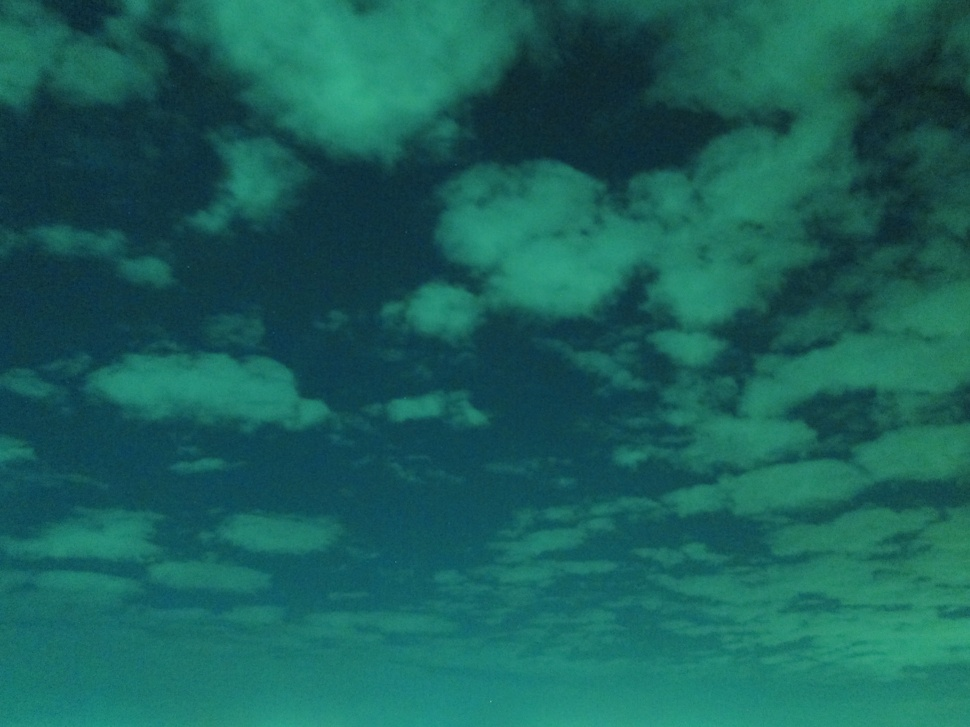
#> input picture Semantic_Segmentation_Model_for_Mask_Generation/Main/IMG_0007.jpg, 970 x 727 px, shrunk from 3264 x 2448 before the run, given in place of IMG_0001.jpg, which was not available
$ jupyter execute slic_label_image.ipynb
#> lines starting #> are read from the running program, lines starting #| are printed output that depends on the picture; after the words box and inside, x2 and y2 are one past the last pixel; in counts of white or black regions, pixels touching at a corner belong together; pictures that were not available may be replaced by others from this repository, and a replacement may not be noted
[cell 1]
import cv2
import numpy as np
from skimage.segmentation import slic, mark_boundaries
from skimage.measure import regionprops
import matplotlib.pyplot as plt

[cell 2]
num = '0001' # specify the image number
n_segments = 150  # assign the number of superpixels
compactness = 10  # control the compactness of superpixels

[cell 3]
image_path = f'Main/IMG_{num}.jpg'
image = cv2.imread(image_path)
#> image is the input picture: shape (727, 970, 3); mean B, G, R 90.2, 96.5, 24.9
image = cv2.cvtColor(image, cv2.COLOR_BGR2RGB)

bright_factor = 1  # add a brightness factor (1 means no change)
image = np.clip(image * bright_factor, 0, 255).astype(np.uint8)

# SLIC superpixel
segments = slic(image, n_segments=n_segments, compactness=compactness, start_label=1)
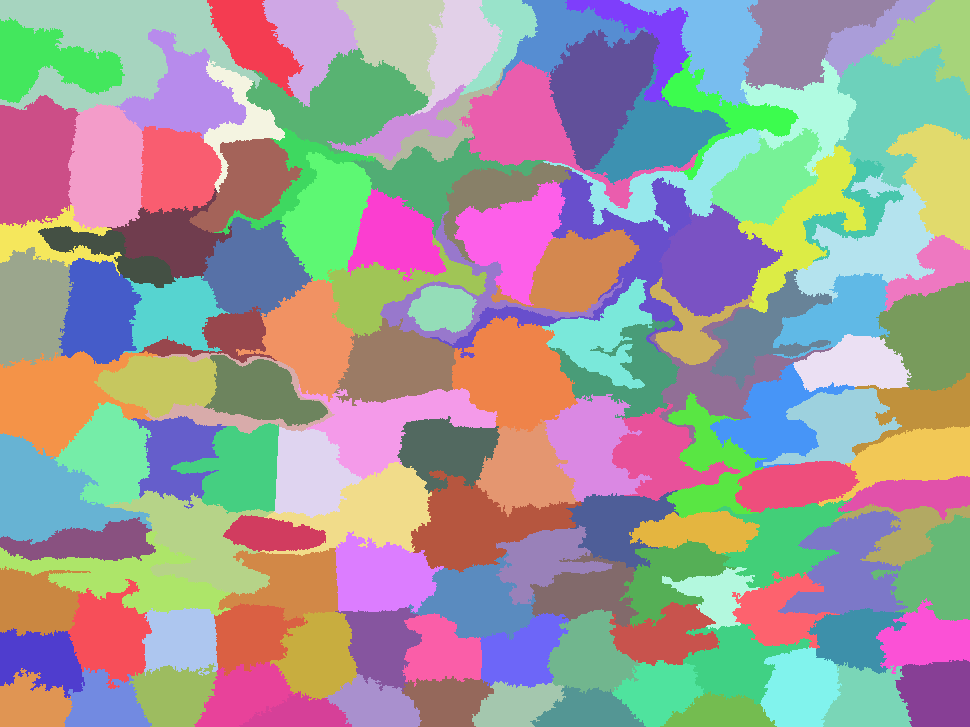
#> segments: shape (727, 970) int64; 135 distinct labels, from 1 to 135; one colour per label, 0 black

labeled_image = image.copy()

props = regionprops(segments)
#> props = 135 regions; largest, box (x1, y1, x2, y2) and area: (0, 0, 262, 112) 13943, (835, 44, 970, 188) 10517, (452, 316, 578, 432) 9440, (246, 48, 429, 154) 9424, (549, 29, 660, 171) 9255
for prop in props:
    y, x = prop.centroid
    label = prop.label
    cv2.putText(
        labeled_image,
        str(label),
        (int(x)-40, int(y)),
        cv2.FONT_HERSHEY_SIMPLEX,
        2,  # font size
        (0, 0, 0),  # font color (black)
        6,  # font thickness
        cv2.LINE_AA
    )
#> this loop made 135 passes
#> (y, x) on passes 1 to 8: (43.04, 118.6), (39.77, 253.5), (37.93, 310.6), (34.54, 397.2), (47.81, 459.7), (37.05, 503.6), (33.86, 562.3), (35.35, 646.9)
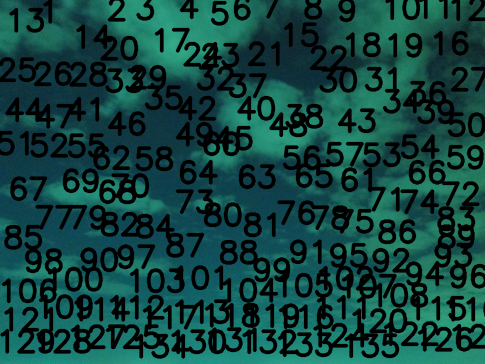
#> labeled_image: shape (727, 970, 3) (shown at 1/2 size); mean R, G, B 17.6, 67.9, 63.5

marked_image = mark_boundaries(labeled_image, segments)
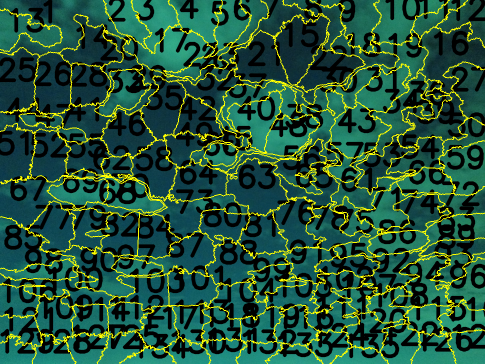
#> marked_image: shape (727, 970, 3) float64 (shown at 1/2 size); mean R, G, B 0.152, 0.332, 0.227

plt.figure(figsize=(15, 10))
plt.subplot(1, 3, 1)
plt.title("Original Image")
plt.imshow(image)
plt.axis("off")

plt.subplot(1, 3, 2)
plt.title("Labeled Superpixels")
plt.imshow(labeled_image)
plt.axis("off")

plt.subplot(1, 3, 3)
plt.title("Superpixel Segmentation with Labels")
plt.imshow(marked_image)
plt.axis("off")

plt.tight_layout()
plt.show()
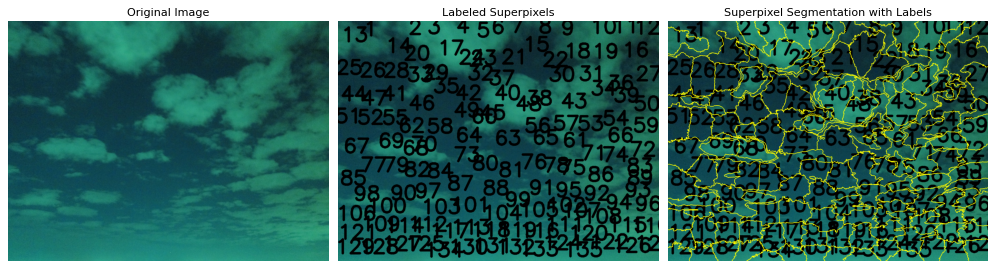
#> figure drawn by matplotlib, 3 panels

[cell 4]
# [255, 75, 75] Cirrus
# [255, 150, 0] Cirrostratus
# [255, 210, 75] Stratus
# [175, 225, 130] Stratocumulus
# [130, 175, 225] Cumulus
# [175, 150, 255] Cirrocumulus
# [225, 225, 225] Thin
# [150, 150, 150] Nimbus

[cell 5]
output_path = f'Main_mask/IMG_{num}_mask.png'

image = cv2.imread(image_path)
if image is None:
    raise FileNotFoundError(f"Unable to read image. Please check the path: {image_path}")
image = cv2.cvtColor(image, cv2.COLOR_BGR2RGB)
image = np.clip(image * bright_factor, 0, 255).astype(np.uint8)

# SLIC superpixel
segments = slic(image, n_segments=n_segments, compactness=compactness, start_label=1)

# choose the target labels for coloring (example: 1, 2, 3, 4, 5, 6, 7, 8)
# target_labels = []
target_labels = [x for x in range(1, 160) if x not in {}]
#> target_labels = 159 values from 1 to 159

# add a new img to show the colored superpixels
colored_image = np.zeros_like(image)  # initialize a blank image for coloring

# assign colors
color_real = image.copy()
mask = np.isin(segments, target_labels)
#> mask: shape (727, 970) bool; every value is 1
colored_image[mask] = color_real[mask] = [175, 150, 255]
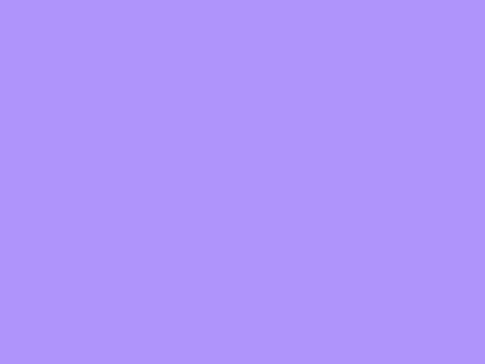
#> color_real: shape (727, 970, 3) (shown at 1/2 size); mean R, G, B 175, 150, 255

# second color
target_labels2 = []
mask2 = np.isin(segments, target_labels2)
#> mask2: shape (727, 970) bool; every value is 0
colored_image[mask2] = color_real[mask2] = [255, 210, 75]

# third color
target_labels3 = []
mask3 = np.isin(segments, target_labels3)
colored_image[mask3] = color_real[mask3] = [0, 0, 0]

# fourth color
target_labels4 = []
mask4 = np.isin(segments, target_labels4)
colored_image[mask4] = color_real[mask4] = [175, 150, 255]

marked_image = mark_boundaries(color_real, segments)
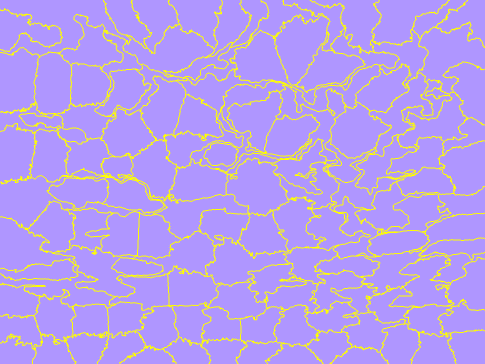
#> marked_image: shape (727, 970, 3) float64 (shown at 1/2 size); mean R, G, B 0.714, 0.625, 0.911

plt.figure(figsize=(15, 10))
plt.subplot(1, 3, 1)
plt.title("Original Image")
plt.imshow(image)
plt.axis("off")

plt.subplot(1, 3, 2)
plt.title("Colored Superpixel")
plt.imshow(colored_image)
plt.axis("off")

plt.subplot(1, 3, 3)
plt.title("Superpixel Segmentation with Boundaries")
plt.imshow(marked_image)
plt.axis("off")

plt.tight_layout()
plt.show()

[cell 6]
output_path = f'Main_mask/IMG_{num}_mask.png'
colored_image_bgr = cv2.cvtColor(colored_image, cv2.COLOR_RGB2BGR)
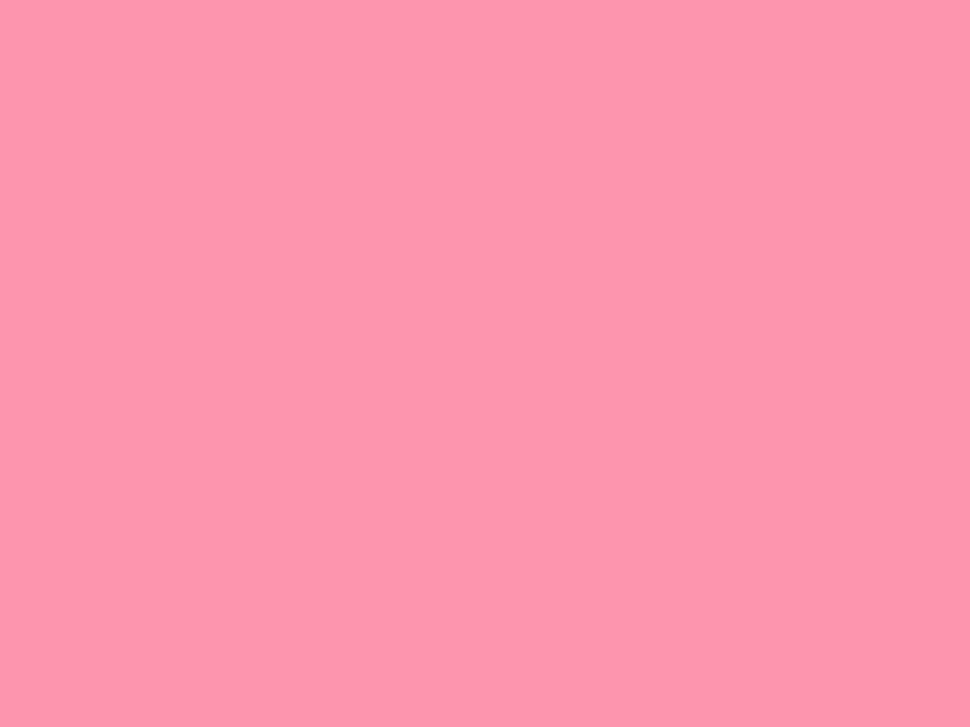
#> colored_image_bgr: shape (727, 970, 3); mean R, G, B 255, 150, 175
cv2.imwrite(output_path, colored_image_bgr)
print(f"The image is saved to: {output_path}")

$ run again, on Semantic_Segmentation_Model_for_Mask_Generation/Main/IMG_0026.jpg
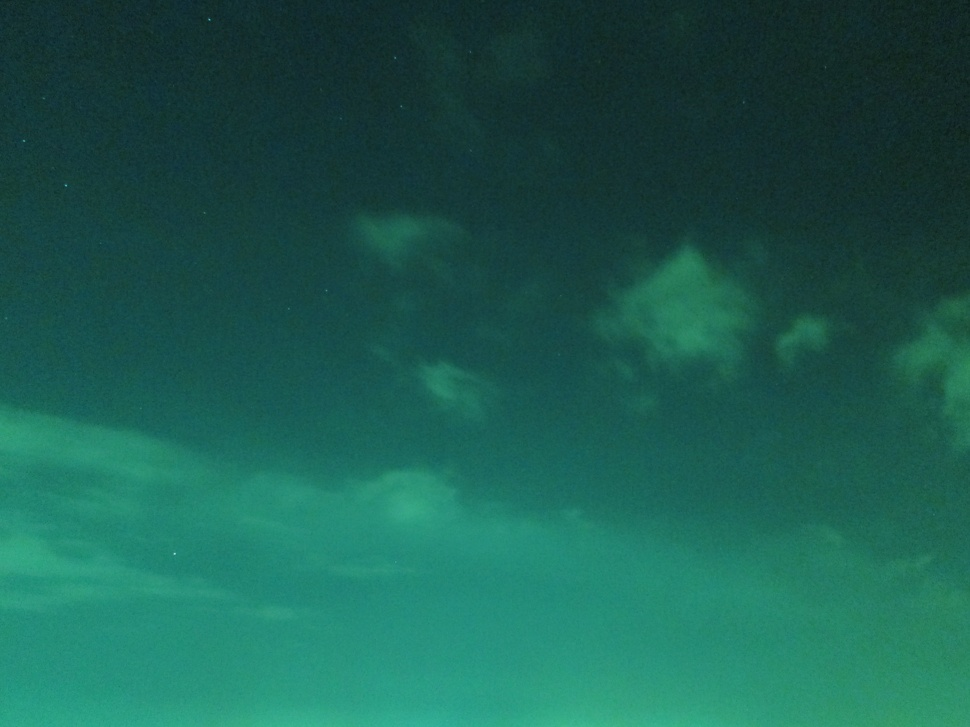
#> input picture Semantic_Segmentation_Model_for_Mask_Generation/Main/IMG_0026.jpg, 970 x 727 px, shrunk from 3264 x 2448 before the run, given in place of IMG_0001.jpg, which was not available
#> image is the input picture: shape (727, 970, 3); mean B, G, R 81.1, 93.3, 27.5
#> `segments = slic(image, n_segments=n_segments, compactness=compactness,..`:
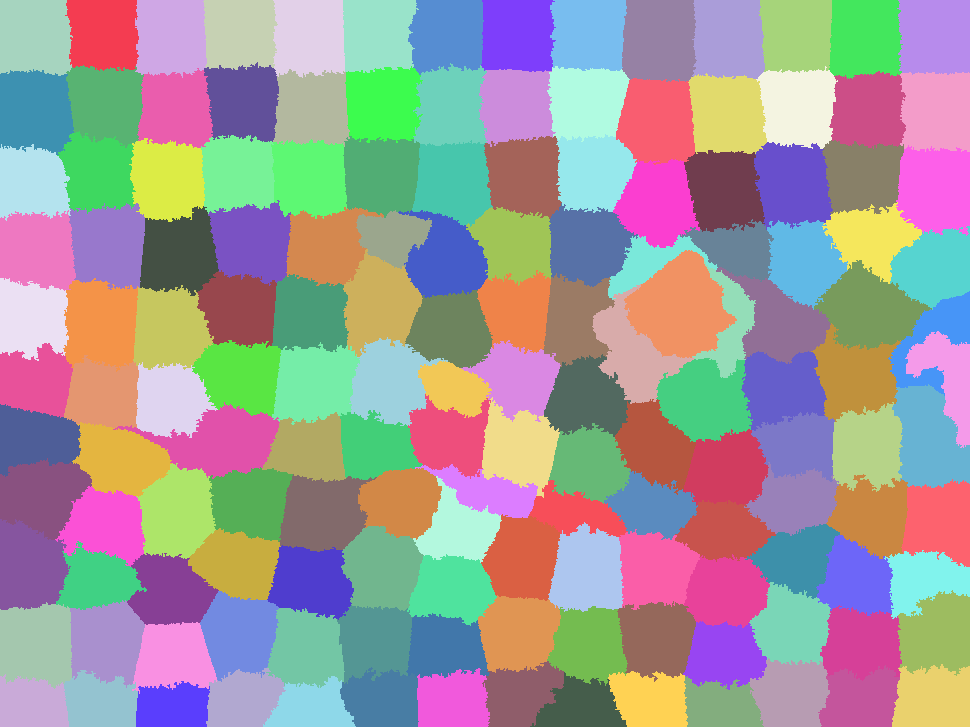
#> segments: shape (727, 970) int64; 153 distinct labels, from 1 to 153; one colour per label, 0 black
#> props = 153 regions; largest, box (x1, y1, x2, y2) and area: (624, 250, 737, 358) 7511, (814, 260, 932, 350) 5885, (113, 402, 280, 479) 5885, (656, 358, 753, 442) 5755, (892, 384, 970, 488) 5709
#> the loop `for prop in props:` made 153 passes
#> (y, x) on passes 1 to 3: (36.11, 34.51), (33.33, 103), (36.32, 170.3)
#> target_labels = 159 values from 1 to 159
#> mask: shape (727, 970) bool; every value is 1
#> mask2: shape (727, 970) bool; every value is 0
#> `marked_image = mark_boundaries(color_real, segments)`:
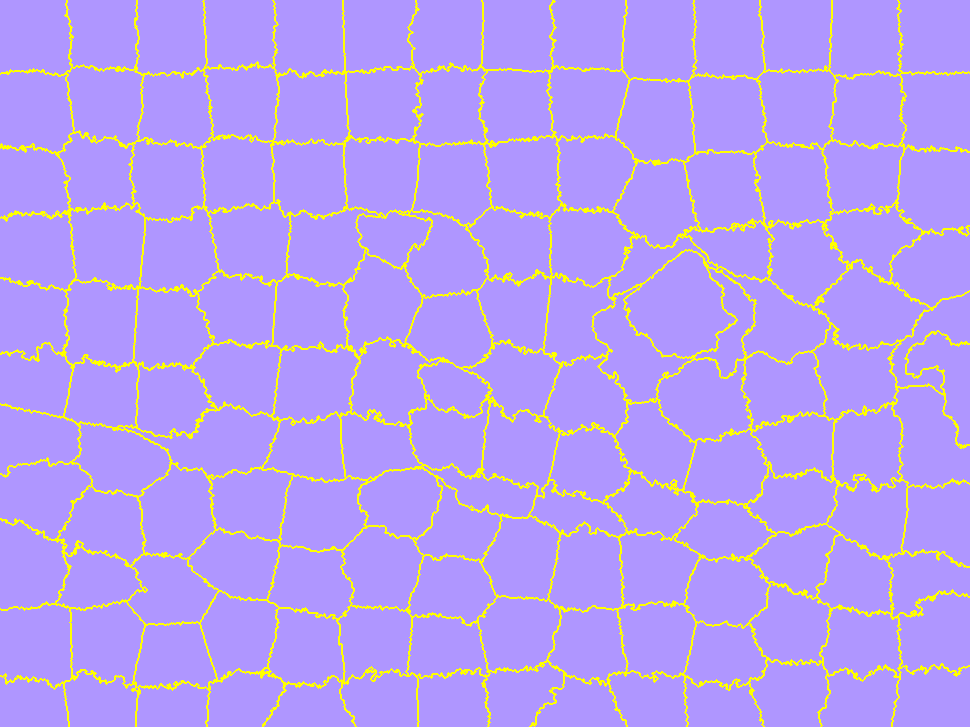
#> marked_image: shape (727, 970, 3) float64; mean R, G, B 0.708, 0.616, 0.932

$ run again, on Semantic_Segmentation_Model_for_Mask_Generation/Main/IMG_0030.jpg
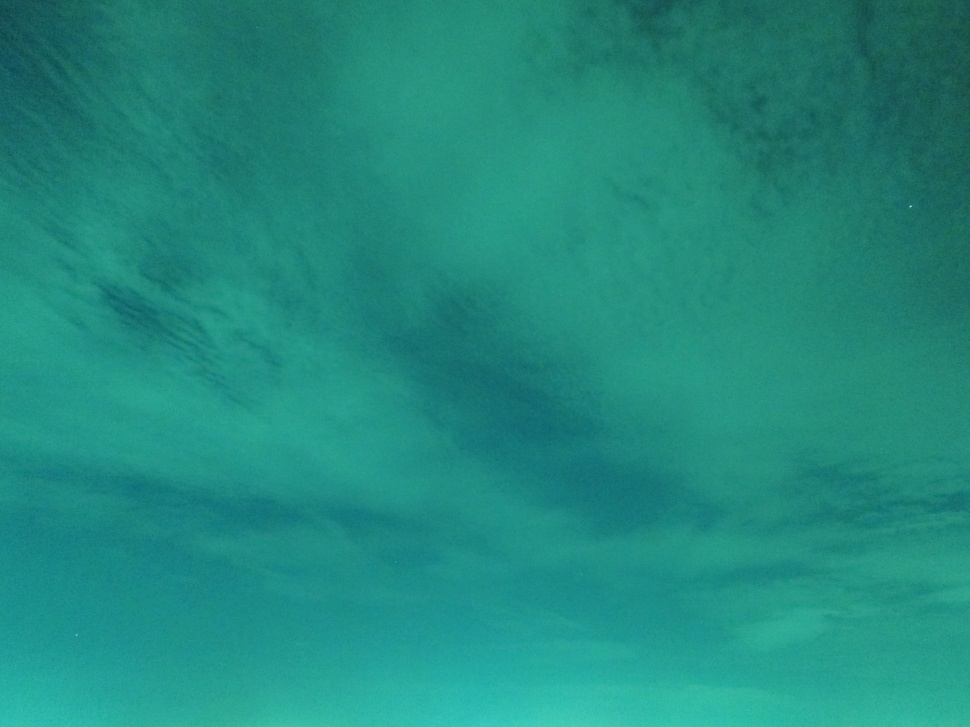
#> input picture Semantic_Segmentation_Model_for_Mask_Generation/Main/IMG_0030.jpg, 970 x 727 px, shrunk from 3264 x 2448 before the run, given in place of IMG_0001.jpg, which was not available
#> image is the input picture: shape (727, 970, 3); mean B, G, R 126.5, 138.7, 32.3
#> `segments = slic(image, n_segments=n_segments, compactness=compactness,..`:
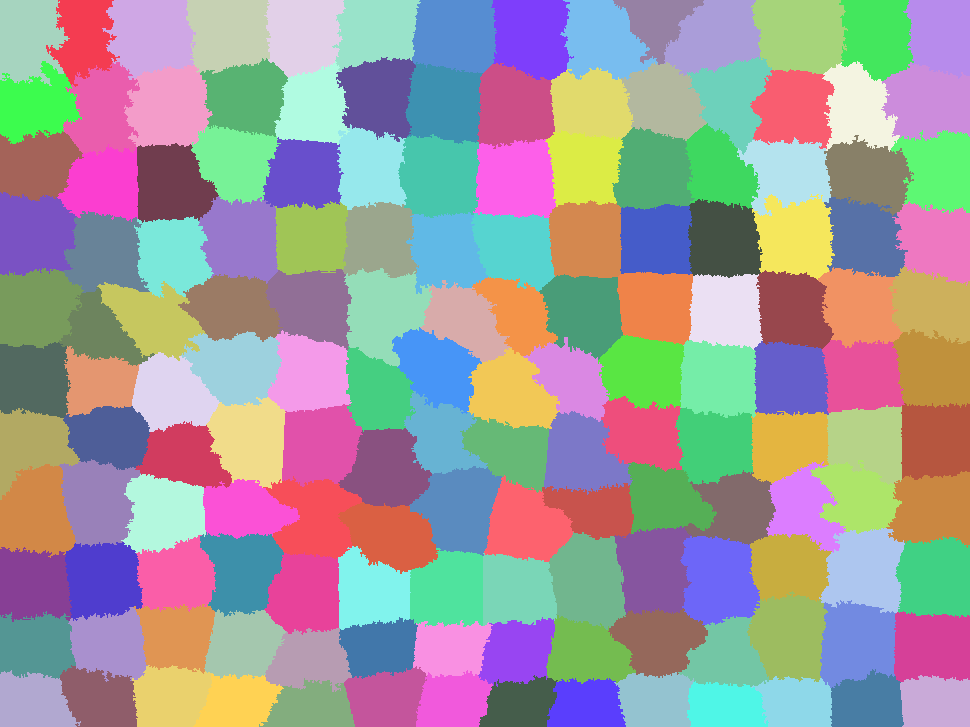
#> segments: shape (727, 970) int64; 154 distinct labels, from 1 to 154; one colour per label, 0 black
#> props = 154 regions; largest, box (x1, y1, x2, y2) and area: (751, 0, 848, 74) 5937, (548, 532, 626, 630) 5636, (344, 268, 433, 367) 5634, (398, 134, 480, 218) 5592, (680, 536, 760, 625) 5558
#> the loop `for prop in props:` made 154 passes
#> (y, x) on passes 1 to 3: (38.06, 28.44), (36.95, 83.54), (34.79, 150.1)
#> target_labels = 159 values from 1 to 159
#> mask: shape (727, 970) bool; every value is 1
#> mask2: shape (727, 970) bool; every value is 0
#> `marked_image = mark_boundaries(color_real, segments)`:
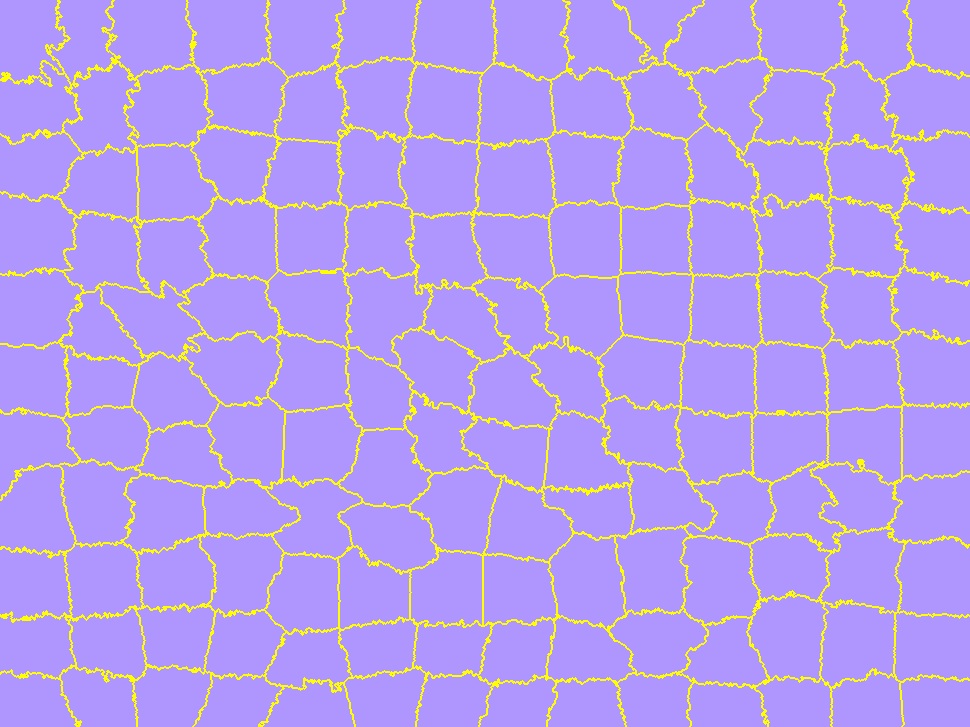
#> marked_image: shape (727, 970, 3) float64; mean R, G, B 0.708, 0.617, 0.931
